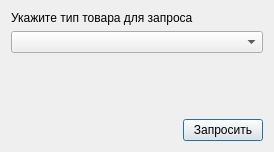
<?xml version="1.0" encoding="UTF-8"?>
<ui version="4.0">
 <class>DialogQueryClients</class>
 <widget class="QDialog" name="DialogQueryClients">
  <property name="geometry">
   <rect>
    <x>0</x>
    <y>0</y>
    <width>274</width>
    <height>152</height>
   </rect>
  </property>
  <property name="windowTitle">
   <string>Список клиентов по типу товаров</string>
  </property>
  <layout class="QVBoxLayout" name="verticalLayout">
   <item>
    <widget class="QLabel" name="label">
     <property name="text">
      <string>Укажите тип товара для запроса</string>
     </property>
    </widget>
   </item>
   <item>
    <widget class="QComboBox" name="comboBox"/>
   </item>
   <item>
    <spacer name="verticalSpacer">
     <property name="orientation">
      <enum>Qt::Vertical</enum>
     </property>
     <property name="sizeHint" stdset="0">
      <size>
       <width>20</width>
       <height>50</height>
      </size>
     </property>
    </spacer>
   </item>
   <item>
    <layout class="QHBoxLayout" name="horizontalLayout">
     <item>
      <spacer name="horizontalSpacer">
       <property name="orientation">
        <enum>Qt::Horizontal</enum>
       </property>
       <property name="sizeHint" stdset="0">
        <size>
         <width>40</width>
         <height>20</height>
        </size>
       </property>
      </spacer>
     </item>
     <item>
      <widget class="QPushButton" name="pushButton">
       <property name="text">
        <string>Запросить</string>
       </property>
      </widget>
     </item>
    </layout>
   </item>
  </layout>
 </widget>
 <resources/>
 <connections>
  <connection>
   <sender>pushButton</sender>
   <signal>clicked()</signal>
   <receiver>DialogQueryClients</receiver>
   <slot>accept()</slot>
   <hints>
    <hint type="sourcelabel">
     <x>223</x>
     <y>130</y>
    </hint>
    <hint type="destinationlabel">
     <x>136</x>
     <y>75</y>
    </hint>
   </hints>
  </connection>
 </connections>
</ui>
